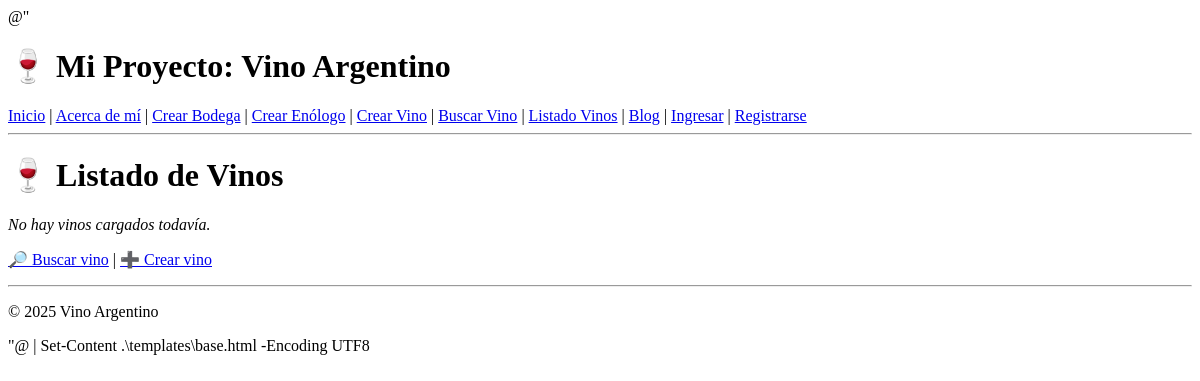
Before: /mi_app1/vinos/ with the older database file.
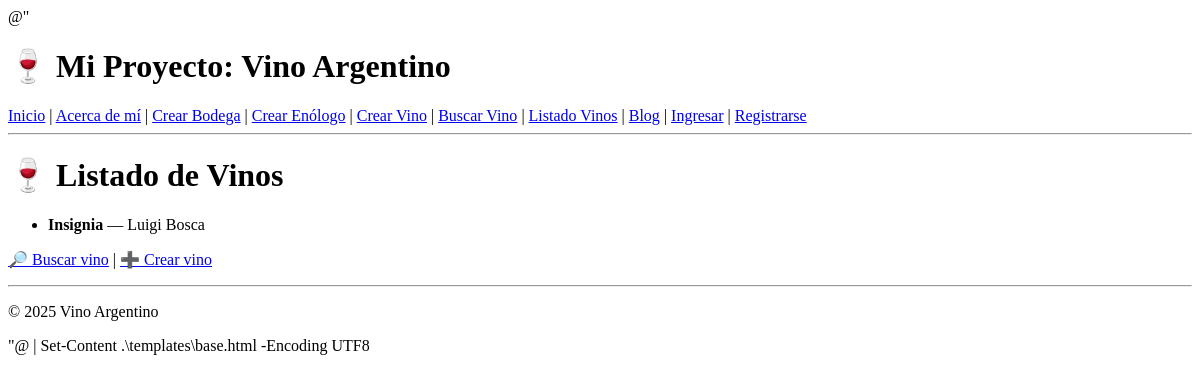
After: the same page with the newer database file.
### mi_app1/models.py (models this page shows, shortened)
class Vino(models.Model):
    nombre = models.CharField(max_length=100)
    tipo = models.CharField(max_length=50, choices=[("Tinto", "Tinto"), ("Blanco", "Blanco"), ("Rosado", "Rosado")])
    año_cosecha = models.IntegerField()
    bodega = models.ForeignKey(Bodega, on_delete=models.CASCADE)
    enologo = models.ForeignKey(Enologo, on_delete=models.SET_NULL, null=True)

class Bodega(models.Model):
    nombre = models.CharField(max_length=100)
    ubicacion = models.CharField(max_length=150)
    año_fundacion = models.IntegerField()

### mi_app1/views.py (the view)
# urls.py: path('vinos/', views.lista_vinos, name='lista_vinos'),
def lista_vinos(request):
    vinos = Vino.objects.select_related('bodega').all()
    return render(request, 'mi_app1/lista_vinos.html', {'vinos': vinos})

### templates/mi_app1/lista_vinos.html (shortened to what this page needs)
﻿{% extends "base.html" %}
{% block content %}
<h1>🍷 Listado de Vinos</h1>
{% if vinos %}
  <ul>
  {% for vino in vinos %}
    <li style="margin-bottom:12px;">
      <strong>{{ vino.nombre }}</strong>
      {% if vino.bodega %} — {{ vino.bodega.nombre }}{% endif %}
    </li>
  {% endfor %}
  </ul>
{% else %}
  <p><em>No hay vinos cargados todavía.</em></p>
{% endif %}
<p style="margin-top:16px;">
  <a href="{% url 'buscar_vino' %}">🔎 Buscar vino</a> |
  <a href="{% url 'crear_vino' %}">➕ Crear vino</a>
</p>
{% endblock %}

### templates/base.html (shortened to what this page needs)
@"
<!DOCTYPE html>
<html lang="es">
<head>
</head>
<body>
    <header>
        <h1>🍷 Mi Proyecto: Vino Argentino</h1>
        <nav>
            <a href="{% url 'core:home' %}">Inicio</a> |
            <a href="{% url 'core:about' %}">Acerca de mí</a> |
            <a href="{% url 'crear_bodega' %}">Crear Bodega</a> |
            <a href="{% url 'crear_enologo' %}">Crear Enólogo</a> |
            <a href="{% url 'crear_vino' %}">Crear Vino</a> |
            <a href="{% url 'buscar_vino' %}">Buscar Vino</a> |
            <a href="{% url 'lista_vinos' %}">Listado Vinos</a> |
            <a href="{% url 'post_list' %}">Blog</a> |
            <a href="{% url 'login' %}">Ingresar</a> |
            <a href="{% url 'signup' %}">Registrarse</a>
        </nav>
        <hr>
    </header>
    {% block content %}{% endblock %}
    <footer>
        <hr>
        <p>© 2025 Vino Argentino</p>
    </footer>
</body>
</html>

Changed rows visible on the page:
added Vino: nombre "Insignia", bodega.nombre "Luigi Bosca"
Other visible differences:
text no longer shown: "No hay vinos cargados todavía."
